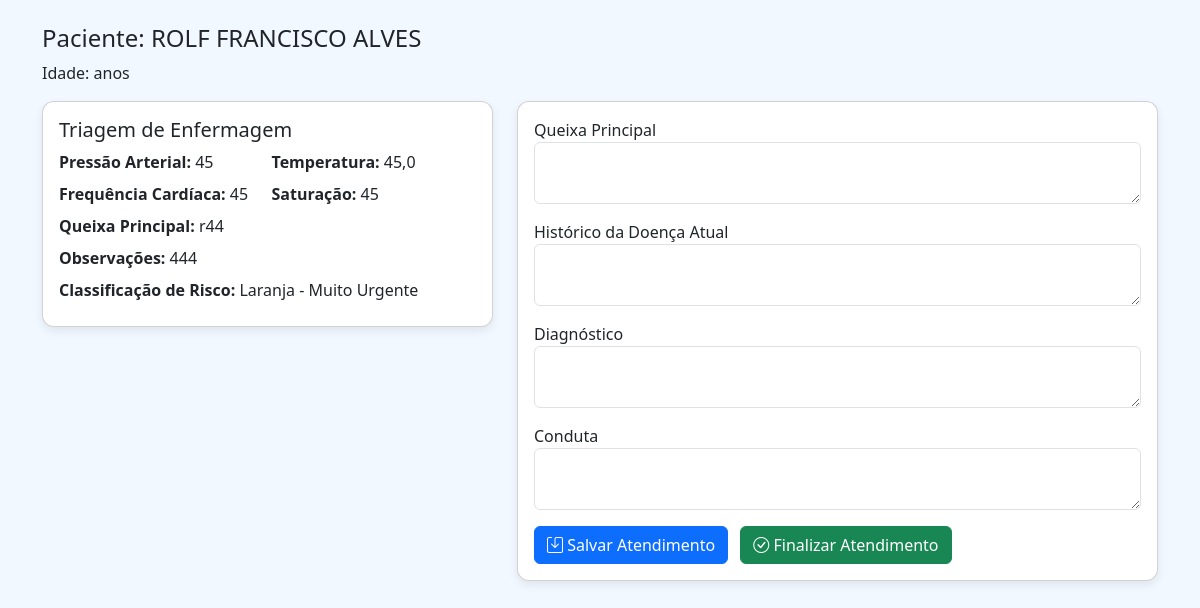
Page /medico/atendimento/2/ (signed in) on the earlier database version.
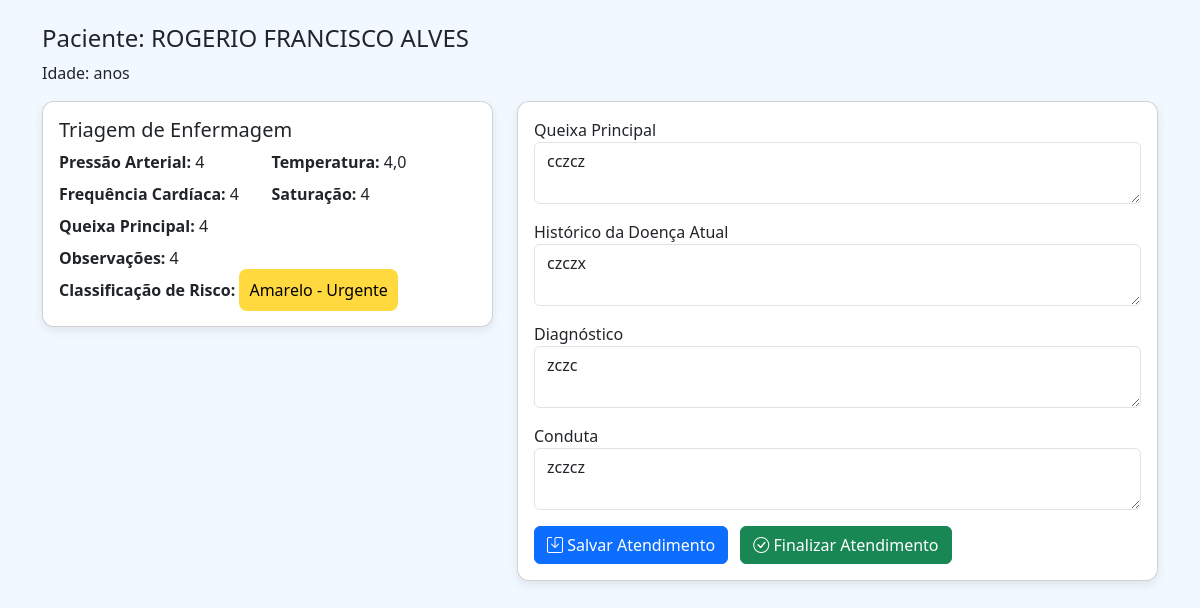
Same page on the later database version.
### medico/models.py (models this page shows, shortened)
class AtendimentoMedico(models.Model):
    paciente = models.ForeignKey(
        Paciente,
        on_delete=models.CASCADE,
        related_name='atendimentos'
    )
    medico = models.ForeignKey(
        settings.AUTH_USER_MODEL,
        on_delete=models.CASCADE,
        related_name='atendimentos_medicos'
    )
    queixa_principal = models.TextField()
    historico_doenca_atual = models.TextField(blank=True)
    diagnostico = models.TextField(blank=True)
    conduta = models.TextField(blank=True)
    fila = models.IntegerField(default=0)
    status = models.CharField(max_length=50, default='aguardando')
    data_inicio = models.DateTimeField(auto_now_add=True)
    data_fim = models.DateTimeField(null=True, blank=True)
    finalizado = models.BooleanField(default=False)

### paciente/models.py (models this page shows, shortened)
class Paciente(models.Model):
    nome = models.CharField(max_length=100)
    nome_social = models.CharField(max_length=100, blank=True, null=True)
    nome_mae = models.CharField(max_length=100)
    nome_pai = models.CharField(max_length=100, blank=True, null=True)
    cpf = models.CharField(
        max_length=14,
        unique=True,
        validators=[
            RegexValidator(
                r'^\d{3}\.\d{3}\.\d{3}-\d{2}$',
                'CPF inválido! Use XXX.XXX.XXX-XX'
            )
        ]
    )
    data_nascimento = models.DateField()
    SEXO_BIOLOGICO_CHOICES = [
        ('M', 'Masculino'),
        ('F', 'Feminino'),
        ('I', 'Intersexo'),
    ]
    sexo_biologico = models.CharField(max_length=1, choices=SEXO_BIOLOGICO_CHOICES)
    identidade_genero = models.CharField(max_length=50)
    orientacao_sexual = models.CharField(max_length=50)
    NACIONALIDADE_CHOICES = [
        ('BRASILEIRA', 'Brasileira'),
        ('ARGENTINA', 'Argentina'),
        ('BOLIVIANA', 'Boliviana'),
        ('CHILENA', 'Chilena'),
        ('COLOMBIANA', 'Colombiana'),
        ('PARAGUAIA', 'Paraguaia'),
        ('PERUANA', 'Peruana'),
        ('URUGUAIA', 'Uruguaia'),
        ('VENEZUELANA', 'Venezuelana'),
        ('OUTRA', 'Outra'),
    ]
    nacionalidade = models.CharField(
        max_length=20,
        choices=NACIONALIDADE_CHOICES,
        default='BRASILEIRA'
    )
    naturalidade = models.CharField(max_length=100)
    RACA_COR_CHOICES = [
        ('BRANCA', 'Branca'),
        ('PRETA', 'Preta'),
        ('PARDA', 'Parda'),
        ('AMARELA', 'Amarela'),
        ('INDIGENA', 'Indígena'),
    ]
    raca_cor = models.CharField(max_length=10, choices=RACA_COR_CHOICES)
    ESTADO_CIVIL_CHOICES = [
        ('SOLTEIRO', 'Solteiro(a)'),
        ('CASADO', 'Casado(a)'),
        ('DIVORCIADO', 'Divorciado(a)'),
        ('VIUVO', 'Viúvo(a)'),
        ('UNIAO_ESTAVEL', 'União Estável'),
    ]
    estado_civil = models.CharField(max_length=20, choices=ESTADO_CIVIL_CHOICES)
    ESCOLARIDADE_CHOICES = [
        ('SEM_INSTRUCAO', 'Sem instrução'),
        ('FUNDAMENTAL_INCOMPLETO', 'Fundamental incompleto'),
        ('FUNDAMENTAL_COMPLETO', 'Fundamental completo'),
        ('MEDIO_INCOMPLETO', 'Médio incompleto'),
        ('MEDIO_COMPLETO', 'Médio completo'),
        ('SUPERIOR_INCOMPLETO', 'Superior incompleto'),
        ('SUPERIOR_COMPLETO', 'Superior completo'),
        ('POS_GRADUACAO', 'Pós-graduação'),
        ('MESTRADO', 'Mestrado'),
        ('DOUTORADO', 'Doutorado'),
    ]
    escolaridade = models.CharField(max_length=30, choices=ESCOLARIDADE_CHOICES)
    profissao = models.CharField(max_length=50)
    rg = models.CharField(max_length=20)
    orgao_emissor = models.CharField(max_length=10)
    UF_CHOICES = [
        ('AC','AC'), ('AL','AL'), ('AP','AP'), ('AM','AM'),
        ('BA','BA'), ('CE','CE'), ('DF','DF'), ('ES','ES'),
        ('GO','GO'), ('MA','MA'), ('MT','MT'), ('MS','MS'),
        ('MG','MG'), ('PA','PA'), ('PB','PB'), ('PR','PR'),
        ('PE','PE'), ('PI','PI'), ('RJ','RJ'), ('RN','RN'),
        ('RS','RS'), ('RO','RO'), ('RR','RR'), ('SC','SC'),
        ('SP','SP'), ('SE','SE'), ('TO','TO'),
    ]
    uf_rg = models.CharField(max_length=2, choices=UF_CHOICES)
    cep = models.CharField(
        max_length=9,
        validators=[
            RegexValidator(
                r'^\d{5}-\d{3}$',
                'CEP inválido! Use XXXXX-XXX'
            )
        ]
    )
    endereco = models.CharField(max_length=100)
    numero = models.CharField(max_length=10)
    complemento = models.CharField(max_length=50, blank=True, null=True)
    bairro = models.CharField(max_length=50)
    municipio = models.CharField(max_length=50)
    uf = models.CharField(max_length=2, choices=UF_CHOICES)
    ZONA_CHOICES = [
        ('URBANA', 'Urbana'),
        ('RURAL', 'Rural'),
    ]
    zona = models.CharField(max_length=6, choices=ZONA_CHOICES)
    telefone_fixo = models.CharField(
        max_length=15,
        blank=True,
        null=True,
        validators=[
            RegexValidator(
                r'^\(\d{2}\)\s\d{4}-\d{4}$',
                'Telefone inválido! Use (XX) XXXX-XXXX'
            )
        ]
    )
    celular = models.CharField(
        max_length=15,
        validators=[
            RegexValidator(
                r'^\(\d{2}\)\s\d{5}-\d{4}$',
                'Celular inválido! Use (XX) XXXXX-XXXX'
            )
        ]
    )
    whatsapp = models.BooleanField(default=False)
    email = models.EmailField(blank=True, null=True)
    cartao_sus = models.CharField(max_length=18, blank=True, null=True)
    criado_por = models.ForeignKey(
        User,
        on_delete=models.SET_NULL,
        null=True,
        blank=True,
        related_name='pacientes_criados'
    )
    data_criacao = models.DateTimeField(default=timezone.now, editable=False)
    data_atualizacao = models.DateTimeField(auto_now=True)

### triagem/models.py (models this page shows, shortened)
class Triagem(models.Model):
    CLASSIFICACAO_RISCO = [
        ('VERMELHO', 'Vermelho - Emergência'),
        ('LARANJA', 'Laranja - Muito Urgente'),
        ('AMARELO', 'Amarelo - Urgente'),
        ('VERDE', 'Verde - Pouco Urgente'),
        ('AZUL', 'Azul - Não Urgente'),
    ]
    paciente = models.ForeignKey(Paciente, on_delete=models.CASCADE)
    enfermeiro = models.ForeignKey(
        settings.AUTH_USER_MODEL,
        on_delete=models.SET_NULL,
        null=True
    )
    pressao_arterial = models.CharField(max_length=20)
    frequencia_cardiaca = models.IntegerField()
    temperatura = models.DecimalField(max_digits=4, decimal_places=1)
    saturacao = models.IntegerField()
    queixa_principal = models.TextField()
    observacoes = models.TextField(blank=True)
    classificacao_risco = models.CharField(
        max_length=10,
        choices=CLASSIFICACAO_RISCO
    )
    data_triagem = models.DateTimeField(auto_now_add=True)

### medico/decorators.py (the view)
        def _wrapped_view(request, *args, **kwargs):
            if request.user.is_authenticated and (
                request.user.is_superuser or
                request.user.groups.filter(name__in=grupos).exists()
            ):
                return view_func(request, *args, **kwargs)
            raise PermissionDenied  # ← ISSO ativa o 403.html

### medico/views.py (called while the page is built)
@login_required
@grupo_requerido(['Medico'])
def atendimento_medico(request, atendimento_id):
    atendimento = get_object_or_404(AtendimentoMedico, id=atendimento_id)
    triagem = Triagem.objects.filter(paciente=atendimento.paciente).order_by('-data_triagem').first()
    if request.method == "POST":
        atendimento.queixa_principal = request.POST.get('queixa_principal', '')
        atendimento.historico_doenca_atual = request.POST.get('historico', '')
        atendimento.diagnostico = request.POST.get('diagnostico', '')
        atendimento.conduta = request.POST.get('conduta', '')
        atendimento.save()
    return render(request, 'medico/atendimento.html', {
        'atendimento': atendimento,
        'triagem': triagem
    })

### medico/templates/medico/atendimento.html (shortened to what this page needs)
<!DOCTYPE html>
<html lang="pt-br">
<head>
<link rel="stylesheet" href="https://cdn.jsdelivr.net/npm/bootstrap@5.3.2/dist/css/bootstrap.min.css">
<link rel="stylesheet" href="https://cdn.jsdelivr.net/npm/bootstrap-icons@1.11.1/font/bootstrap-icons.css">
</head>
<body>
<div class="container mt-4">
    <h4>Paciente: {{ atendimento.paciente.nome }}</h4>
    <p>Idade: {{ atendimento.paciente.idade }} anos</p>
    <div class="row">
        <div class="col-md-5">
            {% if triagem %}
            <div class="card">
                <div class="card-body">
                    <h5>Triagem de Enfermagem</h5>
                    <div class="row g-2 mb-2">
                        <div class="col-6"><strong>Pressão Arterial:</strong> {{ triagem.pressao_arterial }}</div>
                        <div class="col-6"><strong>Temperatura:</strong> {{ triagem.temperatura }}</div>
                        <div class="col-6"><strong>Frequência Cardíaca:</strong> {{ triagem.frequencia_cardiaca }}</div>
                        <div class="col-6"><strong>Saturação:</strong> {{ triagem.saturacao }}</div>
                    </div>
                    <div class="mb-2"><strong>Queixa Principal:</strong> {{ triagem.queixa_principal }}</div>
                    <div class="mb-2"><strong>Observações:</strong> {{ triagem.observacoes }}</div>
                    <div class="mb-2">
                        <strong>Classificação de Risco:</strong>
                        {% if triagem.classificacao_risco == "VERMELHO" %}
                            <span class="risco-vermelho">{{ triagem.get_classificacao_risco_display }}</span>
                        {% elif triagem.classificacao_risco == "AMARELO" %}
                            <span class="risco-amarelo">{{ triagem.get_classificacao_risco_display }}</span>
                        {% elif triagem.classificacao_risco == "VERDE" %}
                            <span class="risco-verde">{{ triagem.get_classificacao_risco_display }}</span>
                        {% else %}
                            {{ triagem.get_classificacao_risco_display }}
                        {% endif %}
                    </div>
                </div>
            </div>
            {% else %}
            <p>Paciente sem triagem registrada.</p>
            {% endif %}
        </div>
        <div class="col-md-7">
            <div class="card">
                <div class="card-body">
                    <form method="post">
                        <div class="mb-3">
                            <label>Queixa Principal</label>
                            <textarea class="form-control" name="queixa_principal">{{ atendimento.queixa_principal }}</textarea>
                        </div>
                        <div class="mb-3">
                            <label>Histórico da Doença Atual</label>
                            <textarea class="form-control" name="historico">{{ atendimento.historico_doenca_atual }}</textarea>
                        </div>
                        <div class="mb-3">
                            <label>Diagnóstico</label>
                            <textarea class="form-control" name="diagnostico">{{ atendimento.diagnostico }}</textarea>
                        </div>
                        <div class="mb-3">
                            <label>Conduta</label>
                            <textarea class="form-control" name="conduta">{{ atendimento.conduta }}</textarea>
                        </div>
                        <button type="submit" class="btn btn-primary">
                            <i class="bi bi-save"></i> Salvar Atendimento
                        </button>
                        <a href="{% url 'medico:finalizar_atendimento' atendimento.id %}" class="btn btn-success ms-2">
                            <i class="bi bi-check-circle"></i> Finalizar Atendimento
                        </a>
                    </form>
                </div>
            </div>
        </div>
    </div>
</div>
</body>
</html>

Differences in the rows shown:
removed Triagem: pressao_arterial "45", temperatura "45,0", frequencia_cardiaca "45", saturacao "45", queixa_principal "r44", observacoes "444", classificacao_risco "Laranja - Muito Urgente"
changed AtendimentoMedico: paciente.nome "ROLF FRANCISCO ALVES" → "ROGERIO FRANCISCO ALVES"; queixa_principal (not shown) → "cczcz"; historico (not shown) → "czczx"; diagnostico (not shown) → "zczc"; conduta (not shown) → "zczcz"
added Triagem: pressao_arterial "4", temperatura "4,0", frequencia_cardiaca "4", saturacao "4", queixa_principal "4", observacoes "4", classificacao_risco "Amarelo - Urgente"
